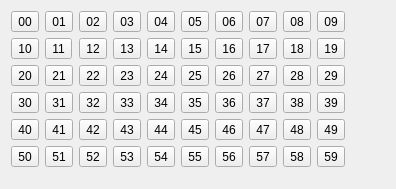
         <widget class="QWidget" name="minuteSelectedTab">
          <attribute name="title">
           <string>Selected</string>
          </attribute>
          <layout class="QVBoxLayout" name="verticalLayout_5">
           <item>
            <layout class="QHBoxLayout" name="horizontalLayout_6">
             <item>
              <layout class="QGridLayout" name="gridLayout">
               <item row="0" column="0">
                <widget class="QToolButton" name="minuteButton_00">
                 <property name="text">
                  <string>00</string>
                 </property>
                 <property name="checkable">
                  <bool>true</bool>
                 </property>
                </widget>
               </item>
               <item row="0" column="1">
                <widget class="QToolButton" name="minuteButton_01">
                 <property name="text">
                  <string>01</string>
                 </property>
                 <property name="checkable">
                  <bool>true</bool>
                 </property>
                </widget>
               </item>
               <item row="0" column="2">
                <widget class="QToolButton" name="minuteButton_02">
                 <property name="text">
                  <string>02</string>
                 </property>
                 <property name="checkable">
                  <bool>true</bool>
                 </property>
                </widget>
               </item>
               <item row="0" column="3">
                <widget class="QToolButton" name="minuteButton_03">
                 <property name="text">
                  <string>03</string>
                 </property>
                 <property name="checkable">
                  <bool>true</bool>
                 </property>
                </widget>
               </item>
               <item row="0" column="4">
                <widget class="QToolButton" name="minuteButton_04">
                 <property name="text">
                  <string>04</string>
                 </property>
                 <property name="checkable">
                  <bool>true</bool>
                 </property>
                </widget>
               </item>
               <item row="0" column="5">
                <widget class="QToolButton" name="minuteButton_05">
                 <property name="text">
                  <string>05</string>
                 </property>
                 <property name="checkable">
                  <bool>true</bool>
                 </property>
                </widget>
               </item>
               <item row="0" column="6">
                <widget class="QToolButton" name="minuteButton_06">
                 <property name="text">
                  <string>06</string>
                 </property>
                 <property name="checkable">
                  <bool>true</bool>
                 </property>
                </widget>
               </item>
               <item row="0" column="7">
                <widget class="QToolButton" name="minuteButton_07">
                 <property name="text">
                  <string>07</string>
                 </property>
                 <property name="checkable">
                  <bool>true</bool>
                 </property>
                </widget>
               </item>
               <item row="0" column="8">
                <widget class="QToolButton" name="minuteButton_08">
                 <property name="text">
                  <string>08</string>
                 </property>
                 <property name="checkable">
                  <bool>true</bool>
                 </property>
                </widget>
               </item>
               <item row="0" column="9">
                <widget class="QToolButton" name="minuteButton_09">
                 <property name="text">
                  <string>09</string>
                 </property>
                 <property name="checkable">
                  <bool>true</bool>
                 </property>
                </widget>
               </item>
               <item row="1" column="0">
                <widget class="QToolButton" name="minuteButton_10">
                 <property name="text">
                  <string>10</string>
                 </property>
                 <property name="checkable">
                  <bool>true</bool>
                 </property>
                </widget>
               </item>
               <item row="1" column="1">
                <widget class="QToolButton" name="minuteButton_11">
                 <property name="text">
                  <string>11</string>
                 </property>
                 <property name="checkable">
                  <bool>true</bool>
                 </property>
                </widget>
               </item>
               <item row="1" column="2">
                <widget class="QToolButton" name="minuteButton_12">
                 <property name="text">
                  <string>12</string>
                 </property>
                 <property name="checkable">
                  <bool>true</bool>
                 </property>
                </widget>
               </item>
               <item row="1" column="3">
                <widget class="QToolButton" name="minuteButton_13">
                 <property name="text">
                  <string>13</string>
                 </property>
                 <property name="checkable">
                  <bool>true</bool>
                 </property>
                </widget>
               </item>
               <item row="1" column="4">
                <widget class="QToolButton" name="minuteButton_14">
                 <property name="text">
                  <string>14</string>
                 </property>
                 <property name="checkable">
                  <bool>true</bool>
                 </property>
                </widget>
               </item>
               <item row="1" column="5">
                <widget class="QToolButton" name="minuteButton_15">
                 <property name="text">
                  <string>15</string>
                 </property>
                 <property name="checkable">
                  <bool>true</bool>
                 </property>
                </widget>
               </item>
               <item row="1" column="6">
                <widget class="QToolButton" name="minuteButton_16">
                 <property name="text">
                  <string>16</string>
                 </property>
                 <property name="checkable">
                  <bool>true</bool>
                 </property>
                </widget>
               </item>
               <item row="1" column="7">
                <widget class="QToolButton" name="minuteButton_17">
                 <property name="text">
                  <string>17</string>
                 </property>
                 <property name="checkable">
                  <bool>true</bool>
                 </property>
                </widget>
               </item>
               <item row="1" column="8">
                <widget class="QToolButton" name="minuteButton_18">
                 <property name="text">
                  <string>18</string>
                 </property>
                 <property name="checkable">
                  <bool>true</bool>
                 </property>
                </widget>
               </item>
               <item row="1" column="9">
                <widget class="QToolButton" name="minuteButton_19">
                 <property name="text">
                  <string>19</string>
                 </property>
                 <property name="checkable">
                  <bool>true</bool>
                 </property>
                </widget>
               </item>
               <item row="2" column="0">
                <widget class="QToolButton" name="minuteButton_20">
                 <property name="text">
                  <string>20</string>
                 </property>
                 <property name="checkable">
                  <bool>true</bool>
                 </property>
                </widget>
               </item>
               <item row="2" column="1">
                <widget class="QToolButton" name="minuteButton_21">
                 <property name="text">
                  <string>21</string>
                 </property>
                 <property name="checkable">
                  <bool>true</bool>
                 </property>
                </widget>
               </item>
               <item row="2" column="2">
                <widget class="QToolButton" name="minuteButton_22">
                 <property name="text">
                  <string>22</string>
                 </property>
                 <property name="checkable">
                  <bool>true</bool>
                 </property>
                </widget>
               </item>
               <item row="2" column="3">
                <widget class="QToolButton" name="minuteButton_23">
                 <property name="text">
                  <string>23</string>
                 </property>
                 <property name="checkable">
                  <bool>true</bool>
                 </property>
                </widget>
               </item>
               <item row="2" column="4">
                <widget class="QToolButton" name="minuteButton_24">
                 <property name="text">
                  <string>24</string>
                 </property>
                 <property name="checkable">
                  <bool>true</bool>
                 </property>
                </widget>
               </item>
               <item row="2" column="5">
                <widget class="QToolButton" name="minuteButton_25">
                 <property name="text">
                  <string>25</string>
                 </property>
                 <property name="checkable">
                  <bool>true</bool>
                 </property>
                </widget>
               </item>
               <item row="2" column="6">
                <widget class="QToolButton" name="minuteButton_26">
                 <property name="text">
                  <string>26</string>
                 </property>
                 <property name="checkable">
                  <bool>true</bool>
                 </property>
                </widget>
               </item>
               <item row="2" column="7">
                <widget class="QToolButton" name="minuteButton_27">
                 <property name="text">
                  <string>27</string>
                 </property>
                 <property name="checkable">
                  <bool>true</bool>
                 </property>
                </widget>
               </item>
               <item row="2" column="8">
                <widget class="QToolButton" name="minuteButton_28">
                 <property name="text">
                  <string>28</string>
                 </property>
                 <property name="checkable">
                  <bool>true</bool>
                 </property>
                </widget>
               </item>
               <item row="2" column="9">
                <widget class="QToolButton" name="minuteButton_29">
                 <property name="text">
                  <string>29</string>
                 </property>
                 <property name="checkable">
                  <bool>true</bool>
                 </property>
                </widget>
               </item>
               <item row="3" column="0">
                <widget class="QToolButton" name="minuteButton_30">
                 <property name="text">
                  <string>30</string>
                 </property>
                 <property name="checkable">
                  <bool>true</bool>
                 </property>
                </widget>
               </item>
               <item row="3" column="1">
                <widget class="QToolButton" name="minuteButton_31">
                 <property name="text">
                  <string>31</string>
                 </property>
                 <property name="checkable">
                  <bool>true</bool>
                 </property>
                </widget>
               </item>
               <item row="3" column="2">
                <widget class="QToolButton" name="minuteButton_32">
                 <property name="text">
                  <string>32</string>
                 </property>
                 <property name="checkable">
                  <bool>true</bool>
                 </property>
                </widget>
               </item>
               <item row="3" column="3">
                <widget class="QToolButton" name="minuteButton_33">
                 <property name="text">
                  <string>33</string>
                 </property>
                 <property name="checkable">
                  <bool>true</bool>
                 </property>
                </widget>
               </item>
               <item row="3" column="4">
                <widget class="QToolButton" name="minuteButton_34">
                 <property name="text">
                  <string>34</string>
                 </property>
                 <property name="checkable">
                  <bool>true</bool>
                 </property>
                </widget>
               </item>
               <item row="3" column="5">
                <widget class="QToolButton" name="minuteButton_35">
                 <property name="text">
                  <string>35</string>
                 </property>
                 <property name="checkable">
                  <bool>true</bool>
                 </property>
                </widget>
               </item>
               <item row="3" column="6">
                <widget class="QToolButton" name="minuteButton_36">
                 <property name="text">
                  <string>36</string>
                 </property>
                 <property name="checkable">
                  <bool>true</bool>
                 </property>
                </widget>
               </item>
               <item row="3" column="7">
                <widget class="QToolButton" name="minuteButton_37">
                 <property name="text">
                  <string>37</string>
                 </property>
                 <property name="checkable">
                  <bool>true</bool>
                 </property>
                </widget>
               </item>
               <item row="3" column="8">
                <widget class="QToolButton" name="minuteButton_38">
                 <property name="text">
                  <string>38</string>
                 </property>
                 <property name="checkable">
                  <bool>true</bool>
                 </property>
                </widget>
               </item>
               <item row="3" column="9">
                <widget class="QToolButton" name="minuteButton_39">
                 <property name="text">
                  <string>39</string>
                 </property>
                 <property name="checkable">
                  <bool>true</bool>
                 </property>
                </widget>
               </item>
               <item row="4" column="0">
                <widget class="QToolButton" name="minuteButton_40">
                 <property name="text">
                  <string>40</string>
                 </property>
                 <property name="checkable">
                  <bool>true</bool>
                 </property>
                </widget>
               </item>
               <item row="4" column="1">
                <widget class="QToolButton" name="minuteButton_41">
                 <property name="text">
                  <string>41</string>
                 </property>
                 <property name="checkable">
                  <bool>true</bool>
                 </property>
                </widget>
               </item>
               <item row="4" column="2">
                <widget class="QToolButton" name="minuteButton_42">
                 <property name="text">
                  <string>42</string>
                 </property>
                 <property name="checkable">
                  <bool>true</bool>
                 </property>
                </widget>
               </item>
               <item row="4" column="3">
                <widget class="QToolButton" name="minuteButton_43">
                 <property name="text">
                  <string>43</string>
                 </property>
                 <property name="checkable">
                  <bool>true</bool>
                 </property>
                </widget>
               </item>
               <item row="4" column="4">
                <widget class="QToolButton" name="minuteButton_44">
                 <property name="text">
                  <string>44</string>
                 </property>
                 <property name="checkable">
                  <bool>true</bool>
                 </property>
                </widget>
               </item>
               <item row="4" column="5">
                <widget class="QToolButton" name="minuteButton_45">
                 <property name="text">
                  <string>45</string>
                 </property>
                 <property name="checkable">
                  <bool>true</bool>
                 </property>
                </widget>
               </item>
               <item row="4" column="6">
                <widget class="QToolButton" name="minuteButton_46">
                 <property name="text">
                  <string>46</string>
                 </property>
                 <property name="checkable">
                  <bool>true</bool>
                 </property>
                </widget>
               </item>
               <item row="4" column="7">
                <widget class="QToolButton" name="minuteButton_47">
                 <property name="text">
                  <string>47</string>
                 </property>
                 <property name="checkable">
                  <bool>true</bool>
                 </property>
                </widget>
               </item>
               <item row="4" column="8">
                <widget class="QToolButton" name="minuteButton_48">
                 <property name="text">
                  <string>48</string>
                 </property>
                 <property name="checkable">
                  <bool>true</bool>
                 </property>
                </widget>
               </item>
               <item row="4" column="9">
                <widget class="QToolButton" name="minuteButton_49">
                 <property name="text">
                  <string>49</string>
                 </property>
                 <property name="checkable">
                  <bool>true</bool>
                 </property>
                </widget>
               </item>
               <item row="5" column="0">
                <widget class="QToolButton" name="minuteButton_50">
                 <property name="text">
                  <string>50</string>
                 </property>
                 <property name="checkable">
                  <bool>true</bool>
                 </property>
                </widget>
               </item>
               <item row="5" column="1">
                <widget class="QToolButton" name="minuteButton_51">
                 <property name="text">
                  <string>51</string>
                 </property>
                 <property name="checkable">
                  <bool>true</bool>
                 </property>
                </widget>
               </item>
               <item row="5" column="2">
                <widget class="QToolButton" name="minuteButton_52">
                 <property name="text">
                  <string>52</string>
                 </property>
                 <property name="checkable">
                  <bool>true</bool>
                 </property>
                </widget>
               </item>
               <item row="5" column="3">
                <widget class="QToolButton" name="minuteButton_53">
                 <property name="text">
                  <string>53</string>
                 </property>
                 <property name="checkable">
                  <bool>true</bool>
                 </property>
                </widget>
               </item>
               <item row="5" column="4">
                <widget class="QToolButton" name="minuteButton_54">
                 <property name="text">
                  <string>54</string>
                 </property>
                 <property name="checkable">
                  <bool>true</bool>
                 </property>
                </widget>
               </item>
               <item row="5" column="5">
                <widget class="QToolButton" name="minuteButton_55">
                 <property name="text">
                  <string>55</string>
                 </property>
                 <property name="checkable">
                  <bool>true</bool>
                 </property>
                </widget>
               </item>
               <item row="5" column="6">
                <widget class="QToolButton" name="minuteButton_56">
                 <property name="text">
                  <string>56</string>
                 </property>
                 <property name="checkable">
                  <bool>true</bool>
                 </property>
                </widget>
               </item>
               <item row="5" column="7">
                <widget class="QToolButton" name="minuteButton_57">
                 <property name="text">
                  <string>57</string>
                 </property>
                 <property name="checkable">
                  <bool>true</bool>
                 </property>
                </widget>
               </item>
               <item row="5" column="8">
                <widget class="QToolButton" name="minuteButton_58">
                 <property name="text">
                  <string>58</string>
                 </property>
                 <property name="checkable">
                  <bool>true</bool>
                 </property>
                </widget>
               </item>
               <item row="5" column="9">
                <widget class="QToolButton" name="minuteButton_59">
                 <property name="text">
                  <string>59</string>
                 </property>
                 <property name="checkable">
                  <bool>true</bool>
                 </property>
                </widget>
               </item>
              </layout>
             </item>
             <item>
              <spacer name="horizontalSpacer_6">
               <property name="orientation">
                <enum>Qt::Horizontal</enum>
               </property>
               <property name="sizeHint" stdset="0">
                <size>
                 <width>40</width>
                 <height>20</height>
                </size>
               </property>
              </spacer>
             </item>
            </layout>
           </item>
           <item>
            <spacer name="verticalSpacer_3">
             <property name="orientation">
              <enum>Qt::Vertical</enum>
             </property>
             <property name="sizeHint" stdset="0">
              <size>
               <width>20</width>
               <height>11</height>
              </size>
             </property>
            </spacer>
           </item>
          </layout>
         </widget>
